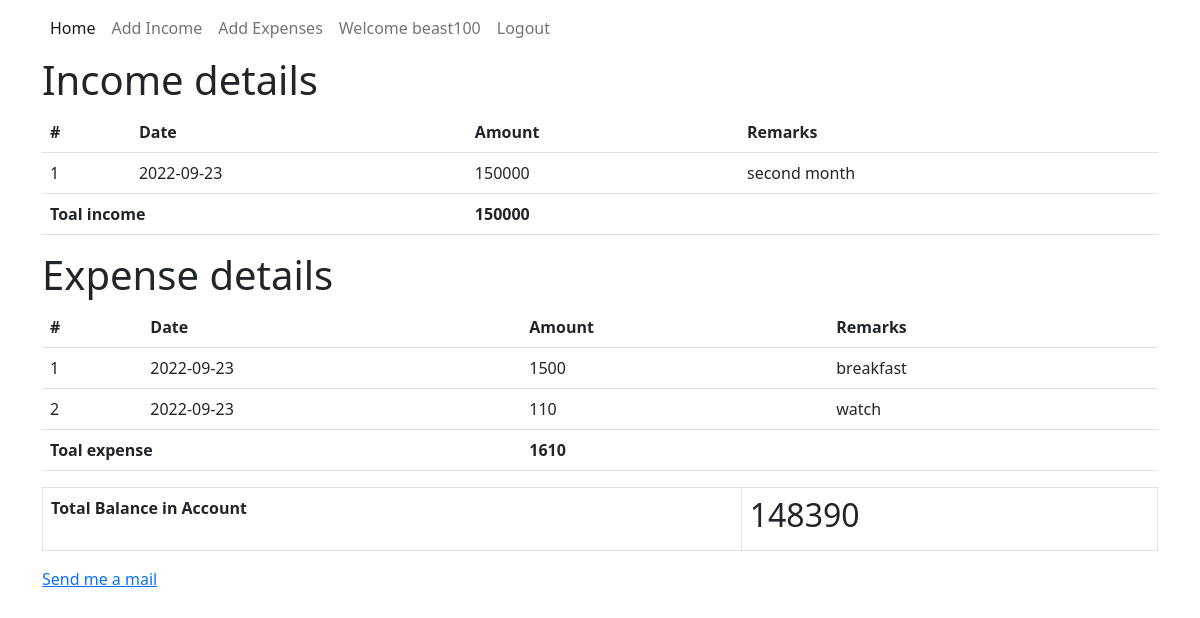
/dashboard.php (signed in), run on the app's committed database.
### tables this page shows
CREATE TABLE `income` (
  `id` int(150) NOT NULL,
  `uid` int(150) NOT NULL,
  `amount` varchar(500) NOT NULL,
  `dt` varchar(500) NOT NULL,
  `remarks` varchar(500) NOT NULL
);

CREATE TABLE `expense` (
  `id` int(150) NOT NULL,
  `uid` int(150) NOT NULL,
  `amount` varchar(500) NOT NULL,
  `dt` varchar(500) NOT NULL,
  `remarks` varchar(500) NOT NULL
);

### dashboard.php (the view, shortened to what this page needs)
<?php session_start();
$user_id = $_SESSION['user_id'];
$name = $_SESSION['name'];
?>
<!DOCTYPE html>
<html lang="en">
<head>
    <link href="https://cdn.jsdelivr.net/npm/bootstrap@5.2.1/dist/css/bootstrap.min.css" rel="stylesheet">
</head>
<body>
    <header>
    <nav class="navbar navbar-expand-lg">
  <div class="container">
    <div class="collapse navbar-collapse" id="navbarSupportedContent">
      <ul class="navbar-nav me-auto mb-2 mb-lg-0">
        <li class="nav-item">
          <a class="nav-link active" aria-current="page" href="dashboard.php">Home</a>
        </li>
        <li class="nav-item">
          <a class="nav-link" href="add-income.php">Add Income</a>
        </li>
        <li class="nav-item">
          <a class="nav-link" href="add-expense.php">Add Expenses</a>
        </li>
        <li class="nav-item">
            <a href="profile.php" class="nav-link">Welcome <?php echo $name;?></a>
        </li>
        <li class="nav-item">
            <a href="logout.php" class="nav-link">Logout</a>
        </li>
      </ul>
    </div>
  </div>
</nav>
    </header>
    <section class="container">
        <h1>Income details</h1>
        <?php
        $total_income = $total_expense = 0;
        $fetch_income = mysqli_query($conn, "SELECT * FROM `income` WHERE `income`.`uid` = '$user_id' ORDER BY `id` Desc; ");
        $count = mysqli_num_rows($fetch_income);
        if($count == 0){
            echo '<div class="alert alert-warning">No data of the user.</div>';
        }
        else{ ?>
            <table class="table">
                <tr>
                    <th>#</th>
                    <th>Date</th>
                    <th>Amount</th>
                    <th>Remarks</th>
                </tr>
                <?php
                $i = 1;
                while($row = mysqli_fetch_assoc($fetch_income)){
                    ?>
                    <tr>
                        <td><?php echo $i; $i = $i + 1; ?></td>
                        <td><?php echo $row['dt']; ?></td>
                        <td><?php echo $row['amount']; $total_income += $row['amount']; ?></td>
                        <td><?php echo $row['remarks']; ?></td>
                    </tr>
                <?php }
                ?>
                <tr>
                    <th colspan="2">Toal income</th>
                    <th colspan="2"><?php echo $total_income; ?></th>
                </tr>
            </table>
            <?php } ?>
            <h1>Expense details</h1>
            <?php
            $fetch_expense = mysqli_query($conn, "SELECT * FROM `expense` WHERE `expense`.`uid` = '$user_id' ORDER BY `id` Desc; ");
            $count = mysqli_num_rows($fetch_expense);
            if($count == 0){
                echo '<div class="alert alert-warning">No data of the user.</div>';
            }
            else{ ?>
                <table class="table">
                    <tr>
                        <th>#</th>
                        <th>Date</th>
                        <th>Amount</th>
                        <th>Remarks</th>
                    </tr>
                    <?php
                    $i = 1;
                    while($row = mysqli_fetch_assoc($fetch_expense)){
                        ?>
                        <tr>
                            <td><?php echo $i; $i = $i + 1; ?></td>
                            <td><?php echo $row['dt']; ?></td>
                            <td><?php echo $row['amount']; $total_expense += $row['amount']; ?></td>
                            <td><?php echo $row['remarks']; ?></td>
                        </tr>
                    <?php }
                    ?>
                    <tr>
                        <th colspan="2">Toal expense</th>
                        <th colspan="2"><?php echo $total_expense; ?></th>
                    </tr>
                </table>
            <?php } ?>
            <table class="table table-bordered">
                <tr>
                    <th>Total Balance in Account</th>
                    <th><h2><?php echo $total_income-$total_expense;
                    $balance =  $total_income-$total_expense;
                    ?></h2></th>
                </tr>
            </table>
            <a href="mail.php?income=<?php echo $total_income;?>&expense=<?php echo $total_expense;?>&balance=<?php echo $balance;?>">Send me a mail</a>
    </section>
</body>
</html>

### data on the page
income: dt "2022-09-23", amount "150000", remarks "second month"
expense: dt "2022-09-23", amount "1500", remarks "breakfast"
expense: dt "2022-09-23", amount "110", remarks "watch"

### other printed values
$name "beast100"
$total_income "150000"
$total_expense "1610"
$total_income-$total_expense "148390"
